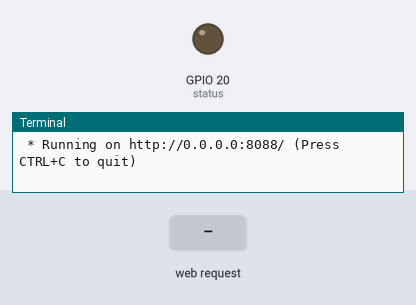
Simulated run of this program. Board: Raspberry Pi (BCM pin numbers). On the bench: output pins drawn as LEDs (lit = HIGH), the last lines printed to the terminal. The inputs (shaded band) are chosen by the test bench. Random numbers come from a fixed seed; the clock reads 2024-03-15 10:24:30 at power-on unless the program sets it.

Above: at 1.2 s.
1.3 s: HTTP request for /on received
At 2.1 s:
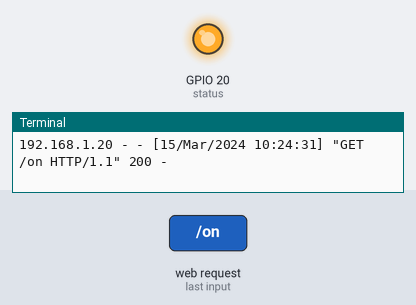
2.8 s: HTTP request for /off received
At 3.3 s:
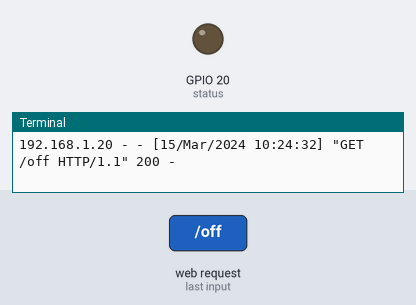
Timing chart, 0 to 5.8 s (numbered marks = the images above; inputs shaded):
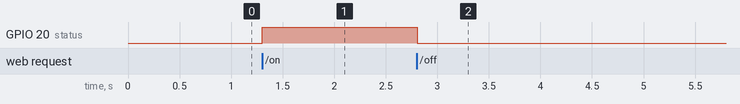

The program:

sensor_server.py
```python
import random

import RPi.GPIO as GPIO
from flask import Flask, render_template, jsonify

app = Flask(__name__)
GPIO.setmode(GPIO.BCM)
LED = 20
GPIO.setup(LED, GPIO.OUT, initial=GPIO.LOW)


# 10초 마다 한 번씩 센서값을 추출해서 넘겨주기 위한 메소드
# 추출한 데이터를 json 형식으로 변환해서 리턴
@app.route("/update")
def update():
    msg = {
        "hum": random.randrange(40, 60),
        "temp": random.randrange(20, 25),
        "distance": random.randrange(20, 50)
    }
    return jsonify(msg)


@app.route("/<command>")
def action(command):
    if command == "on":
        GPIO.output(LED, GPIO.HIGH)
        message = "GPIO" + str(LED) + " ON"
    elif command == "off":
        GPIO.output(LED, GPIO.LOW)
        message = "GPIO" + str(LED) + " OFF"
    else:
        message = "Fail"

    msg = {
        "message": message,
        "status": GPIO.input(LED),
        "hum": random.randrange(40, 60),
        "temp": random.randrange(20, 25),
        "distance": random.randrange(20, 50)
    }
    return render_template("index.html", **msg)


if __name__ == "__main__":
    try:
        app.run(host="0.0.0.0", port="8088", debug=True)
    except KeyboardInterrupt:
        print("종료")
        GPIO.cleanup()
```

Measured:
- after the input at 1.3 s, GPIO 20 (status): LOW → HIGH at once
- after the input at 2.8 s, GPIO 20 (status): HIGH → LOW at once
